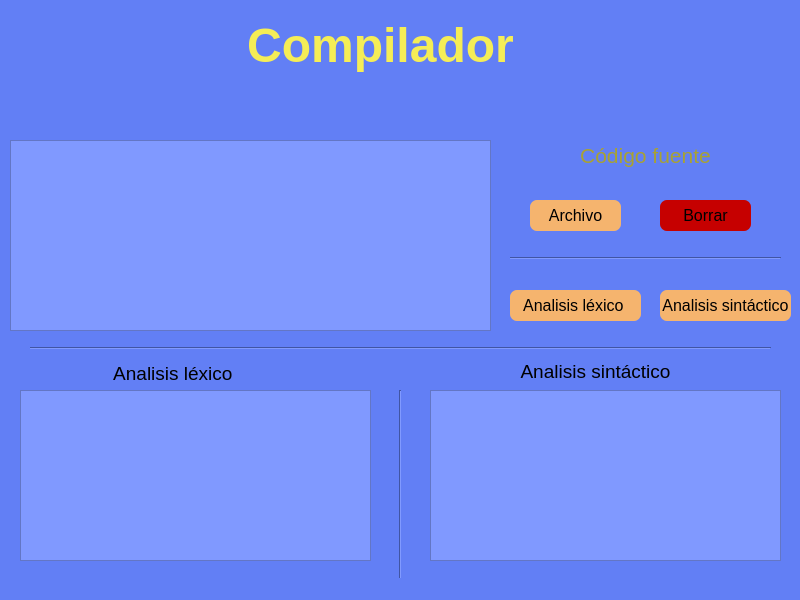
<?xml version="1.0" encoding="UTF-8"?>
<ui version="4.0">
 <class>MainWindow</class>
 <widget class="QMainWindow" name="MainWindow">
  <property name="geometry">
   <rect>
    <x>0</x>
    <y>0</y>
    <width>800</width>
    <height>600</height>
   </rect>
  </property>
  <property name="windowTitle">
   <string>MainWindow</string>
  </property>
  <property name="styleSheet">
   <string notr="true">background-color: rgb(98, 127, 245);</string>
  </property>
  <widget class="QWidget" name="centralwidget">
   <widget class="QLabel" name="label">
    <property name="geometry">
     <rect>
      <x>220</x>
      <y>10</y>
      <width>321</width>
      <height>71</height>
     </rect>
    </property>
    <property name="styleSheet">
     <string notr="true">color: rgb(245, 237, 86);</string>
    </property>
    <property name="text">
     <string>&lt;html&gt;&lt;head/&gt;&lt;body&gt;&lt;p align=&quot;center&quot;&gt;&lt;span style=&quot; font-size:36pt; font-weight:600;&quot;&gt;Compilador&lt;/span&gt;&lt;/p&gt;&lt;/body&gt;&lt;/html&gt;</string>
    </property>
   </widget>
   <widget class="QTextEdit" name="tx_ingreso">
    <property name="geometry">
     <rect>
      <x>10</x>
      <y>140</y>
      <width>481</width>
      <height>191</height>
     </rect>
    </property>
    <property name="styleSheet">
     <string notr="true">background-color: rgb(128, 153, 255);
</string>
    </property>
   </widget>
   <widget class="QLabel" name="label_2">
    <property name="geometry">
     <rect>
      <x>520</x>
      <y>140</y>
      <width>251</width>
      <height>31</height>
     </rect>
    </property>
    <property name="styleSheet">
     <string notr="true">color: rgb(168, 162, 50);</string>
    </property>
    <property name="text">
     <string>&lt;html&gt;&lt;head/&gt;&lt;body&gt;&lt;p align=&quot;center&quot;&gt;&lt;span style=&quot; font-size:16pt;&quot;&gt;Código fuente&lt;/span&gt;&lt;/p&gt;&lt;/body&gt;&lt;/html&gt;</string>
    </property>
   </widget>
   <widget class="QPushButton" name="bt_archivo">
    <property name="geometry">
     <rect>
      <x>530</x>
      <y>200</y>
      <width>91</width>
      <height>31</height>
     </rect>
    </property>
    <property name="font">
     <font>
      <pointsize>12</pointsize>
     </font>
    </property>
    <property name="styleSheet">
     <string notr="true">background-color: rgb(245, 180, 110);
border-radius: 7px;</string>
    </property>
    <property name="text">
     <string>Archivo</string>
    </property>
   </widget>
   <widget class="QPushButton" name="bt_limpiar">
    <property name="geometry">
     <rect>
      <x>660</x>
      <y>200</y>
      <width>91</width>
      <height>31</height>
     </rect>
    </property>
    <property name="font">
     <font>
      <pointsize>12</pointsize>
     </font>
    </property>
    <property name="styleSheet">
     <string notr="true">background-color: rgb(198, 0, 0);
border-radius: 7px;</string>
    </property>
    <property name="text">
     <string>Borrar</string>
    </property>
   </widget>
   <widget class="Line" name="line">
    <property name="geometry">
     <rect>
      <x>510</x>
      <y>250</y>
      <width>271</width>
      <height>16</height>
     </rect>
    </property>
    <property name="orientation">
     <enum>Qt::Horizontal</enum>
    </property>
   </widget>
   <widget class="QTextEdit" name="tx_lexico">
    <property name="geometry">
     <rect>
      <x>20</x>
      <y>390</y>
      <width>351</width>
      <height>171</height>
     </rect>
    </property>
    <property name="styleSheet">
     <string notr="true">background-color: rgb(128, 153, 255);
</string>
    </property>
   </widget>
   <widget class="QTextEdit" name="tx_sintactico">
    <property name="geometry">
     <rect>
      <x>430</x>
      <y>390</y>
      <width>351</width>
      <height>171</height>
     </rect>
    </property>
    <property name="styleSheet">
     <string notr="true">background-color: rgb(128, 153, 255);
</string>
    </property>
   </widget>
   <widget class="Line" name="line_2">
    <property name="geometry">
     <rect>
      <x>390</x>
      <y>390</y>
      <width>20</width>
      <height>191</height>
     </rect>
    </property>
    <property name="orientation">
     <enum>Qt::Vertical</enum>
    </property>
   </widget>
   <widget class="Line" name="line_3">
    <property name="geometry">
     <rect>
      <x>30</x>
      <y>340</y>
      <width>741</width>
      <height>16</height>
     </rect>
    </property>
    <property name="orientation">
     <enum>Qt::Horizontal</enum>
    </property>
   </widget>
   <widget class="QPushButton" name="bt_lexico">
    <property name="geometry">
     <rect>
      <x>510</x>
      <y>290</y>
      <width>131</width>
      <height>31</height>
     </rect>
    </property>
    <property name="font">
     <font>
      <pointsize>12</pointsize>
     </font>
    </property>
    <property name="styleSheet">
     <string notr="true">background-color: rgb(245, 180, 110);
border-radius: 7px;</string>
    </property>
    <property name="text">
     <string>Analisis léxico </string>
    </property>
   </widget>
   <widget class="QPushButton" name="bt_sintactico">
    <property name="geometry">
     <rect>
      <x>660</x>
      <y>290</y>
      <width>131</width>
      <height>31</height>
     </rect>
    </property>
    <property name="font">
     <font>
      <pointsize>12</pointsize>
     </font>
    </property>
    <property name="styleSheet">
     <string notr="true">background-color: rgb(245, 180, 110);
border-radius: 7px;</string>
    </property>
    <property name="text">
     <string>Analisis sintáctico</string>
    </property>
   </widget>
   <widget class="QLabel" name="label_3">
    <property name="geometry">
     <rect>
      <x>110</x>
      <y>362</y>
      <width>131</width>
      <height>21</height>
     </rect>
    </property>
    <property name="text">
     <string>&lt;html&gt;&lt;head/&gt;&lt;body&gt;&lt;p align=&quot;center&quot;&gt;&lt;span style=&quot; font-size:14pt;&quot;&gt;Analisis léxico &lt;/span&gt;&lt;/p&gt;&lt;/body&gt;&lt;/html&gt;</string>
    </property>
   </widget>
   <widget class="QLabel" name="label_4">
    <property name="geometry">
     <rect>
      <x>520</x>
      <y>360</y>
      <width>151</width>
      <height>21</height>
     </rect>
    </property>
    <property name="text">
     <string>&lt;html&gt;&lt;head/&gt;&lt;body&gt;&lt;p align=&quot;center&quot;&gt;&lt;span style=&quot; font-size:14pt;&quot;&gt;Analisis sintáctico&lt;/span&gt;&lt;/p&gt;&lt;/body&gt;&lt;/html&gt;</string>
    </property>
   </widget>
   <zorder>label</zorder>
   <zorder>label_2</zorder>
   <zorder>bt_archivo</zorder>
   <zorder>bt_limpiar</zorder>
   <zorder>line</zorder>
   <zorder>tx_lexico</zorder>
   <zorder>tx_sintactico</zorder>
   <zorder>line_2</zorder>
   <zorder>line_3</zorder>
   <zorder>tx_ingreso</zorder>
   <zorder>bt_lexico</zorder>
   <zorder>bt_sintactico</zorder>
   <zorder>label_3</zorder>
   <zorder>label_4</zorder>
  </widget>
  <widget class="QStatusBar" name="statusbar"/>
 </widget>
 <resources/>
 <connections/>
</ui>
